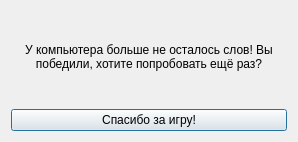
<?xml version="1.0" encoding="UTF-8"?>
<ui version="4.0">
 <class>WinOrLoose</class>
 <widget class="QDialog" name="WinOrLoose">
  <property name="geometry">
   <rect>
    <x>0</x>
    <y>0</y>
    <width>298</width>
    <height>142</height>
   </rect>
  </property>
  <property name="windowTitle">
   <string>Победа!</string>
  </property>
  <layout class="QVBoxLayout" name="verticalLayout_2">
   <item alignment="Qt::AlignHCenter">
    <widget class="QLabel" name="label">
     <property name="text">
      <string>У компьютера больше не осталось слов! Вы победили, хотите попробовать ещё раз?</string>
     </property>
     <property name="textFormat">
      <enum>Qt::PlainText</enum>
     </property>
     <property name="alignment">
      <set>Qt::AlignCenter</set>
     </property>
     <property name="wordWrap">
      <bool>true</bool>
     </property>
    </widget>
   </item>
   <item>
    <layout class="QHBoxLayout" name="horizontalLayout">
     <item>
      <widget class="QPushButton" name="WinNoButton">
       <property name="text">
        <string>Спасибо за игру!</string>
       </property>
      </widget>
     </item>
    </layout>
   </item>
  </layout>
 </widget>
 <resources/>
 <connections/>
</ui>
